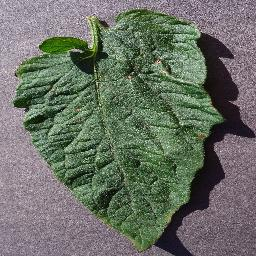
#> input picture IA/workshop2/app/samples/Com.G_TgS_FL 8257_180deg.JPG, 256 x 256 px; its folder holds only this picture in this run
$ python -i metrics.py   (imports and definitions only)   (older library calls are emulated)
#> lines starting #> are read from the running program, lines starting #| are printed output that depends on the picture
#> further down, picture is the input picture: shape (256, 256, 3); mean B, G, R 101.5, 112.1, 105.9
"""Métricas de foco — funções puras, sem dependência de Streamlit."""
from __future__ import annotations

from typing import Dict, Optional, Tuple

import cv2
import numpy as np


# ======================================================================
# Caches — evitam recomputar Hamming e máscara a cada frame
# ======================================================================

_HAMMING_CACHE: Dict[Tuple[int, int], np.ndarray] = {}
_MASK_CACHE: Dict[Tuple[int, int, float], np.ndarray] = {}

# LUT para OD = -log10(v/255 + eps). 256 entradas, computadas 1 vez.
_LOG_LUT = (-np.log10(np.arange(256, dtype=np.float64) / 255.0 + 1e-6)
            ).astype(np.float32)


# ======================================================================
# Helpers
# ======================================================================

def _to_gray(img: np.ndarray) -> np.ndarray:
    if img.ndim == 3:
        return cv2.cvtColor(img, cv2.COLOR_BGR2GRAY)
    return img


# ======================================================================
# 1) Variância do Laplaciano
# ======================================================================

def metric_laplacian(img: np.ndarray) -> float:
    return float(cv2.Laplacian(_to_gray(img), cv2.CV_64F).var())


# ======================================================================
# 2) Tenengrad
# ======================================================================

# [49 lines left out: functions metric_tenengrad, metric_brenner, _hamming_2d, _fft_mask, metric_fft_hf, not called in this run]


# ======================================================================
# 5) MSCG v3 — duas escalas, saturação fixa (mantida para A/B)
# ======================================================================

def metric_mscg_v3(img: np.ndarray,
                   channel: str = "green",
                   w_fine: float = 0.7,
                   w_coarse: float = 0.3,
                   sat_low: float = 0.05,
                   sat_high: float = 0.35,
                   max_side: Optional[int] = None,
                   eps: float = 1e-6) -> float:
    """MSCG v3 — duas escalas, saturação fixa, sem normalização local."""
#> called with channel = 'green', w_fine = 0.7, w_coarse = 0.3, sat_low = 0.05, sat_high = 0.35, eps = 1e-06
    if img is None:
        return 0.0

    if max_side is not None:
        h, w = img.shape[:2]
        if max(h, w) > max_side:
            scale = max_side / max(h, w)
            img = cv2.resize(img, None, fx=scale, fy=scale,
                             interpolation=cv2.INTER_AREA)

    if img.ndim == 2:
        gray = img
        weight: Optional[np.ndarray] = None
    else:
        gray = np.ascontiguousarray(img[:, :, 1])
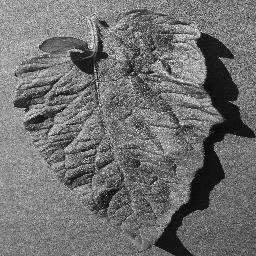
#> gray: shape (256, 256); min 0, max 255, mean 112.1
        hsv = cv2.cvtColor(img, cv2.COLOR_BGR2HSV)
#> hsv: shape (256, 256, 3); mean H, S, V 99.7, 59.4, 118.3
        sat = hsv[:, :, 1].astype(np.float32) * (1.0 / 255.0)
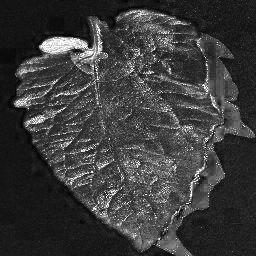
#> sat: shape (256, 256) float32; min 0, max 1, mean 0.233
        span = max(sat_high - sat_low, 1e-6)
        weight = np.clip((sat - sat_low) / span, 0.0, 1.0)
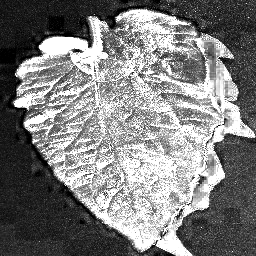
#> weight: shape (256, 256) float32; min 0, max 1, mean 0.498
        if float(weight.sum()) < 1.0:
            return 0.0

    if channel == "green":
        od = _LOG_LUT[gray]
    elif channel == "all":
        if img.ndim == 2:
            od = _LOG_LUT[gray]
        else:
            b = np.ascontiguousarray(img[:, :, 0])
            r = np.ascontiguousarray(img[:, :, 2])
            od = _LOG_LUT[b] + _LOG_LUT[gray] + _LOG_LUT[r]
    else:
        raise ValueError(f"channel inválido: {channel!r} "
                         f"(use 'green'|'all')")

    gx = cv2.Sobel(od, cv2.CV_32F, 1, 0, ksize=3)
    gy = cv2.Sobel(od, cv2.CV_32F, 0, 1, ksize=3)
    e = gx * gx + gy * gy
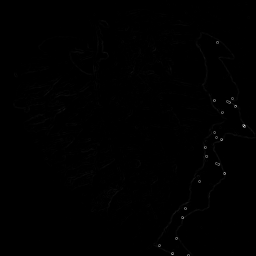
#> e: shape (256, 256) float32; min 0, max 220.8, mean 0.8

    if weight is not None:
        mean_fine = float((e * weight).sum()) / float(weight.sum())
#> mean_fine = 1.17
    else:
        mean_fine = float(e.mean())

    od_c = cv2.resize(od, None, fx=0.5, fy=0.5,
                      interpolation=cv2.INTER_AREA)
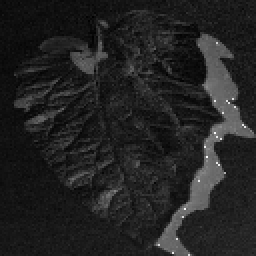
#> od_c: shape (128, 128) float32 (shown 2 times larger); min 0.0681, max 2.62, mean 0.416; drawn with min black and max white
    gx_c = cv2.Sobel(od_c, cv2.CV_32F, 1, 0, ksize=3)
    gy_c = cv2.Sobel(od_c, cv2.CV_32F, 0, 1, ksize=3)
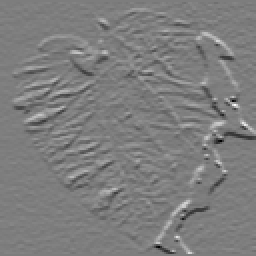
#> gy_c: shape (128, 128) float32 (shown 2 times larger); min -5.19, max 5.32, mean 0.00962; drawn with min black and max white
    e_c = gx_c * gx_c + gy_c * gy_c

    if weight is not None:
        w_c = cv2.resize(weight, (od_c.shape[1], od_c.shape[0]),
                         interpolation=cv2.INTER_AREA)
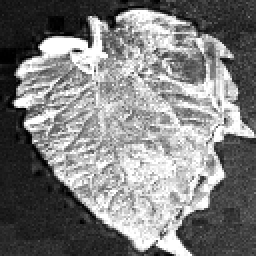
#> w_c: shape (128, 128) float32 (shown 2 times larger); min 0, max 1, mean 0.498
        ws_c = float(w_c.sum())
#> ws_c = 8164
        if ws_c < 0.25:
            return float(w_fine * mean_fine)
        mean_coarse = float((e_c * w_c).sum()) / ws_c
#> mean_coarse = 0.943
    else:
        mean_coarse = float(e_c.mean())

    return float(w_fine * mean_fine + w_coarse * mean_coarse)


metric_mscg_v3.needs_color = True


# ======================================================================
# 6) MSCG v4 — três escalas + normalização por variância local
#                + saturação adaptativa por percentis
# ======================================================================

# [188 lines left out: functions metric_mscg, metric_mscg_v4a, not called in this run]


def metric_hybrid(img, alpha=0.5):
    # Normaliza cada métrica pelo pico histórico (fixado empiricamente)
    mscg = metric_mscg_v3(img)
#> mscg = 1.1
    lap = metric_laplacian(img)
#> lap = 14868.7
    # Normalização: dividir pelo valor típico em foco
    return alpha * (mscg / 1.99) + (1 - alpha) * (lap / 801.9)

metric_mscg_v4a.needs_color = True

metric_mscg.needs_color = True


# ======================================================================
# Registro global
# ======================================================================

METRICS = {
    "laplacian": metric_laplacian,
    "tenengrad": metric_tenengrad,
    "brenner":   metric_brenner,
    "fft_hf":    metric_fft_hf,
    "mscg":      metric_mscg_v3,    # ← reverter para v3
}

DISPLAY = {
    "laplacian": "Var. Laplaciano",
    "tenengrad": "Tenengrad",
    "brenner":   "Brenner",
    "fft_hf":    "FFT (alta freq.)",
    "mscg":      "MSCG (proposto)",
}

# Sanidade: METRICS e DISPLAY devem ter exatamente as mesmas chaves.
# [5 lines not run here, left out]

>>> import cv2
>>> picture = cv2.imread('../../../../../IA/workshop2/app/samples/Com.G_TgS_FL 8257_180deg.JPG')
>>> result = metric_hybrid(picture)
#> result = 9.55

$ run again, on IA/workshop2/app/samples/RS_HL 0223_flipTB.JPG
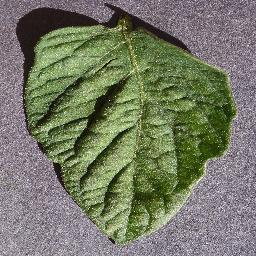
#> input picture IA/workshop2/app/samples/RS_HL 0223_flipTB.JPG, 256 x 256 px
#> picture is the input picture: shape (256, 256, 3); mean B, G, R 101.8, 121.5, 117.4
#> hsv: shape (256, 256, 3); mean H, S, V 89, 73, 127
#> in metric_mscg_v3, `gy = cv2.Sobel(od, cv2.CV_32F, 0, 1, ksize=3)`:
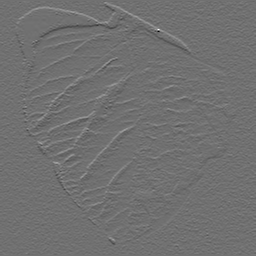
#> gy: shape (256, 256) float32; min -9.21, max 11.57, mean -0.0034; drawn with min black and max white
#> mean_fine = 0.696
#> in metric_mscg_v3, `w_c = cv2.resize(weight, (od_c.shape[1], od_c.shape[0]), interpolation..`:
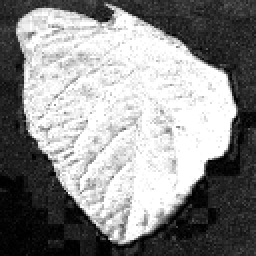
#> w_c: shape (128, 128) float32 (shown 2 times larger); min 0, max 1, mean 0.553
#> ws_c = 9055.6
#> mean_coarse = 0.754
#> mscg = 0.714
#> lap = 17700
#> result = 11.22

$ run again, on IA/workshop2/app/samples/RS_HL 0555_180deg.JPG
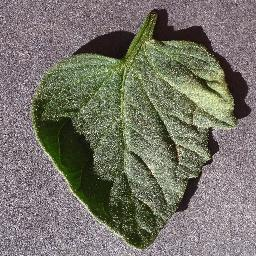
#> input picture IA/workshop2/app/samples/RS_HL 0555_180deg.JPG, 256 x 256 px
#> picture is the input picture: shape (256, 256, 3); mean B, G, R 105.2, 115.6, 118.3
#> hsv: shape (256, 256, 3); mean H, S, V 100.4, 58.1, 122.2
#> in metric_mscg_v3, `e = gx * gx + gy * gy`:
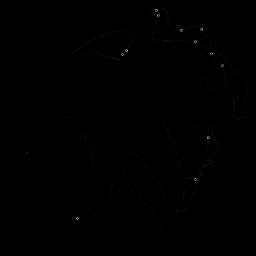
#> e: shape (256, 256) float32; min 0, max 170.4, mean 0.8
#> mean_fine = 1
#> in metric_mscg_v3, `w_c = cv2.resize(weight, (od_c.shape[1], od_c.shape[0]), interpolation..`:
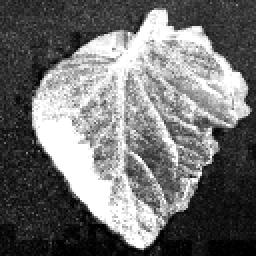
#> w_c: shape (128, 128) float32 (shown 2 times larger); min 0, max 1, mean 0.444
#> ws_c = 7279.3
#> mean_coarse = 0.84
#> mscg = 0.954
#> lap = 23355.9
#> result = 14.8
